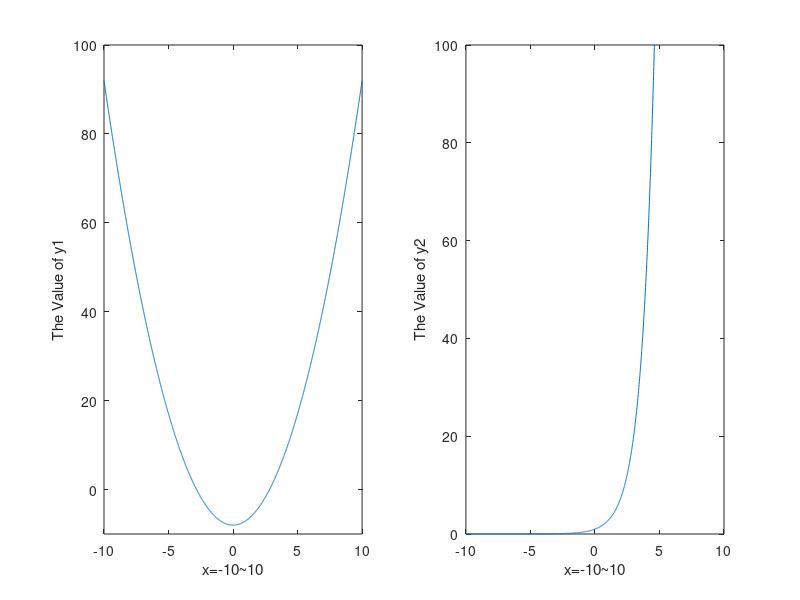

Write the MATLAB code that produced this figure.
x=-10:0.01:10;
y1=x.^2-8;
y2=exp(x);
% % figure,plot(x,y1);
% % xlabel('x=-10~10')
% % ylabel('The Value of y1')
% % figure,plot(x,y2);
% % xlabel('x=-10~10')
% % ylabel('The Value of y2')

subplot(1,2,1);
plot(x,y1);
xlabel('x=-10~10')
ylabel('The Value of y1')
% axis equal
axis([-10 10 -10 100])
subplot(1,2,2);
plot(x,y2);
xlabel('x=-10~10')
ylabel('The Value of y2')
% axis equal 
axis([-10 10 0 100])

